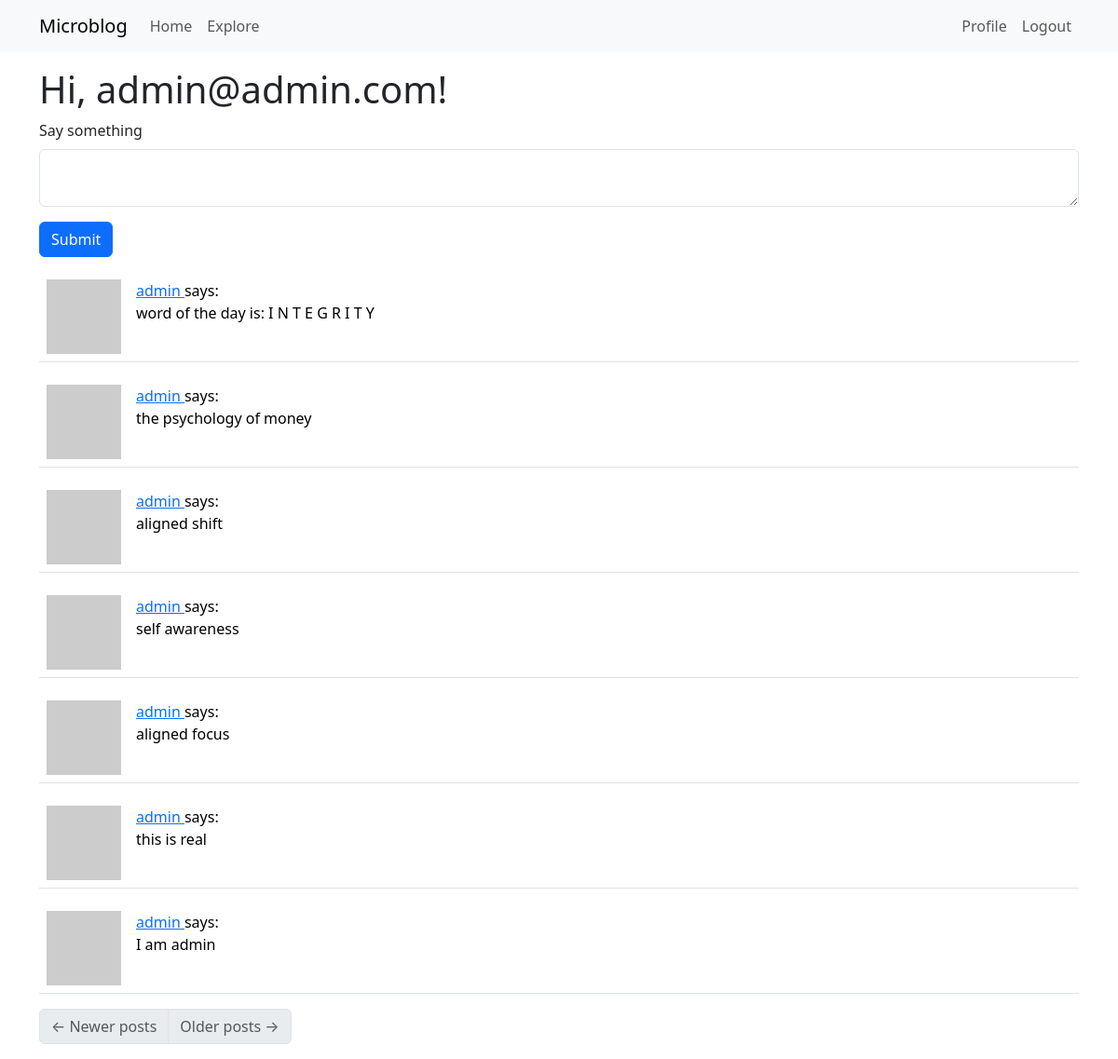
Page /index (signed in) on the committed database.
### app/models.py (models this page shows, shortened)
class User(UserMixin, db.Model):
    id: so.Mapped[int] = so.mapped_column(primary_key=True)
    username: so.Mapped[str] = so.mapped_column(sa.String(64), index=True, unique=True)
    email: so.Mapped[str] = so.mapped_column(sa.String(120), index=True, unique=True)
    password_hash: so.Mapped[Optional[str]] = so.mapped_column(sa.String(356))
    posts: so.WriteOnlyMapped['Post'] = so.relationship(back_populates='author')
    about_me: so.Mapped[Optional[str]] = so.mapped_column(sa.String(140))
    last_seen: so.Mapped[Optional[datetime]] = so.mapped_column(
        default=lambda: datetime.now(timezone.utc)
    )
    following: so.WriteOnlyMapped['User'] = so.relationship(
        secondary=followers,
        primaryjoin=(followers.c.follower_id == id),
        secondaryjoin=(followers.c.followed_id == id),
        back_populates='followers'
    )
    followers: so.WriteOnlyMapped['User'] = so.relationship(
        secondary=followers,
        primaryjoin=(followers.c.followed_id == id),
        secondaryjoin=(followers.c.follower_id == id),
        back_populates='following'
    )
    @login.user_loader
    def load_user(id):
        return db.session.get(User, int(id))
    def avatar(self, size):
        digest = md5(self.email.lower().encode('utf-8')).hexdigest()
        return f'https://www.gravatar.com/avatar/{digest}?d=identicon&s={size}'
    def following_posts(self):
        Author = so.aliased(User)
        Follower = so.aliased(User)
        return (
            sa.select(Post)
            .join(Post.author.of_type(Author))
            .join(Author.followers.of_type(Follower), isouter=True)
            .where(sa.or_(
                Follower.id == self.id,
                Author.id == self.id,
            ))
            .group_by(Post)
            .order_by(Post.timestamp.desc())
        )

class Post(db.Model):
    id: so.Mapped[int] = so.mapped_column(primary_key=True)
    body: so.Mapped[str] = so.mapped_column(sa.String(140))
    timestamp: so.Mapped[datetime] = so.mapped_column( index=True, default = lambda: datetime.now(timezone.utc))
    user_id: so.Mapped[int] = so.mapped_column(sa.ForeignKey(User.id), index=True)
    author: so.Mapped[User] = so.relationship(back_populates='posts')

### app/routes.py (the view)
@app.route('/', methods=['GET', 'POST'])
@app.route('/index', methods=['GET', 'POST'])
@login_required
def index():
    form = PostForm()
    if form.validate_on_submit():
        post = Post(body=form.post.data, author=current_user)
        db.session.add(post)
        db.session.commit()
        flash('Your post is now live!')
        return redirect(url_for('index'))
    page = request.args.get('page', 1, type=int)
    posts = db.paginate(
        current_user.following_posts(),
        page=page,
        per_page=app.config['POSTS_PER_PAGE'],
        error_out=False
    )
    next_url = url_for('index', page=posts.next_num) if posts.has_next else None
    prev_url = url_for('index', page=posts.prev_num) if posts.has_prev else None
    return render_template(
        'index.html',
        title="Home",
        form=form,
        next_url=next_url,
        prev_url=prev_url,
        posts=posts)

### app/forms.py
class PostForm(FlaskForm):
    post = TextAreaField('Say something', validators=[DataRequired(), Length(min=1, max=140)])
    submit = SubmitField('Submit')

### app/routes.py (called while the page is built)
@app.before_request
def before_request():
    if current_user.is_authenticated:
        current_user.last_seen = datetime.now(timezone.utc)
        db.session.commit()

### app/templates/index.html
{% extends 'base.html' %}
{% import "bootstrap_wtf.html" as wtf %}
{% block content %}
    <h1>Hi, {{ current_user.email }}!</h1>
    {% if form %}
    {{ wtf.quick_form(form) }}
    {% endif %}
    {% if posts %}
        {% for post in posts %}
            {% include '_post.html' %}
        {% endfor %}
        <nav aria-label="Post navigation">
        <ul class="pagination">
            <li class="page-item{% if not prev_url %} disabled{% endif %}">
                <a class="page-link" href="{{ prev_url }}">
                    <span aria-hidden="true">&larr;</span> Newer posts
                </a>
            </li>
            <li class="page-item{% if not next_url %} disabled{% endif %}">
                <a class="page-link" href="{{ next_url }}">
                    Older posts <span aria-hidden="true">&rarr;</span>
                </a>
            </li>
        </ul>
    </nav>
    {% else %}
    <div><p>You have no posts yet.</p></div>
    {% endif %}
{% endblock %}

### app/templates/_post.html
    <table>
        <table class="table table-hover">
        <tr>
            <td width="70px">
                <a href="{{ url_for('user', username=post.author.username) }}">
                    <img src="{{ post.author.avatar(70) }}" />
                </a>
            </td>
            <td>
                <a href="{{ url_for('user', username=post.author.username) }}">
                    {{ post.author.username }}
                </a>
                says:
                <br>
                {{ post.body }}
            </td>
        </tr>
    </table>

### rows in the picture
User: email "admin@admin.com"
Post: author.username "admin", body "word of the day is: I N T E G R I T Y"
Post: author.username "admin", body "the psychology of money"
Post: author.username "admin", body "aligned shift"
Post: author.username "admin", body "self awareness"
Post: author.username "admin", body "aligned focus"
Post: author.username "admin", body "this is real"
Post: author.username "admin", body "I am admin"

### other values in the picture
{{ field.label(class='form-label') }} "Say something"
